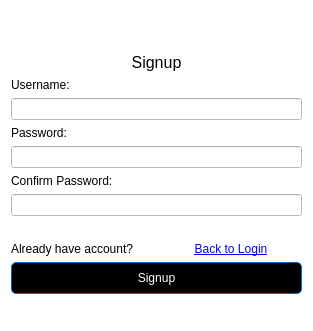
<?xml version="1.0" encoding="UTF-8"?>
<ui version="4.0">
 <class>authenticationsystem</class>
 <widget class="QDialog" name="authenticationsystem">
  <property name="geometry">
   <rect>
    <x>0</x>
    <y>0</y>
    <width>313</width>
    <height>331</height>
   </rect>
  </property>
  <property name="sizePolicy">
   <sizepolicy hsizetype="Fixed" vsizetype="Fixed">
    <horstretch>0</horstretch>
    <verstretch>0</verstretch>
   </sizepolicy>
  </property>
  <property name="minimumSize">
   <size>
    <width>313</width>
    <height>331</height>
   </size>
  </property>
  <property name="maximumSize">
   <size>
    <width>313</width>
    <height>331</height>
   </size>
  </property>
  <property name="windowTitle">
   <string>Authentication Form</string>
  </property>
  <property name="styleSheet">
   <string notr="true">background-color: rgb(255, 255, 255);</string>
  </property>
  <layout class="QVBoxLayout" name="verticalLayout_5">
   <item>
    <widget class="QStackedWidget" name="stackedWidget">
     <property name="styleSheet">
      <string notr="true">background-color: rgb(255, 255, 255);</string>
     </property>
     <property name="currentIndex">
      <number>1</number>
     </property>
     <widget class="QWidget" name="login">
      <widget class="QWidget" name="verticalLayoutWidget_2">
       <property name="geometry">
        <rect>
         <x>0</x>
         <y>0</y>
         <width>291</width>
         <height>311</height>
        </rect>
       </property>
       <layout class="QVBoxLayout" name="verticalLayout_3">
        <item>
         <spacer name="verticalSpacer">
          <property name="orientation">
           <enum>Qt::Orientation::Vertical</enum>
          </property>
          <property name="sizeHint" stdset="0">
           <size>
            <width>20</width>
            <height>40</height>
           </size>
          </property>
         </spacer>
        </item>
        <item>
         <widget class="QLabel" name="login_label">
          <property name="font">
           <font>
            <pointsize>12</pointsize>
           </font>
          </property>
          <property name="text">
           <string>Login</string>
          </property>
          <property name="alignment">
           <set>Qt::AlignmentFlag::AlignCenter</set>
          </property>
         </widget>
        </item>
        <item>
         <widget class="QLabel" name="username_label">
          <property name="text">
           <string>Username: </string>
          </property>
         </widget>
        </item>
        <item>
         <widget class="QLineEdit" name="username_input">
          <property name="cursor">
           <cursorShape>IBeamCursor</cursorShape>
          </property>
         </widget>
        </item>
        <item>
         <widget class="QLabel" name="uservalidation_label">
          <property name="styleSheet">
           <string notr="true">color: rgb(255, 0, 0);</string>
          </property>
          <property name="text">
           <string/>
          </property>
         </widget>
        </item>
        <item>
         <widget class="QLabel" name="password_label">
          <property name="text">
           <string>Password:</string>
          </property>
         </widget>
        </item>
        <item>
         <widget class="QLineEdit" name="password_input"/>
        </item>
        <item>
         <widget class="QLabel" name="passvalidation_label">
          <property name="styleSheet">
           <string notr="true">color: rgb(255, 0, 0);</string>
          </property>
          <property name="text">
           <string/>
          </property>
         </widget>
        </item>
        <item>
         <layout class="QHBoxLayout" name="horizontalLayout_2">
          <item>
           <widget class="QLabel" name="label_5">
            <property name="text">
             <string>Don't have an account?</string>
            </property>
           </widget>
          </item>
          <item>
           <widget class="QPushButton" name="createacc_button">
            <property name="font">
             <font>
              <pointsize>9</pointsize>
              <underline>true</underline>
             </font>
            </property>
            <property name="cursor">
             <cursorShape>PointingHandCursor</cursorShape>
            </property>
            <property name="mouseTracking">
             <bool>false</bool>
            </property>
            <property name="toolTip">
             <string>&lt;html&gt;&lt;head/&gt;&lt;body&gt;&lt;p align=&quot;right&quot;&gt;&lt;br/&gt;&lt;/p&gt;&lt;/body&gt;&lt;/html&gt;</string>
            </property>
            <property name="styleSheet">
             <string notr="true">color: rgb(0, 0, 255);
background-color: rgb(255, 255, 255);
border: none;
    background: transparent;
</string>
            </property>
            <property name="text">
             <string>Create Account</string>
            </property>
            <property name="autoDefault">
             <bool>false</bool>
            </property>
            <property name="flat">
             <bool>true</bool>
            </property>
           </widget>
          </item>
         </layout>
        </item>
        <item>
         <widget class="QPushButton" name="login_button">
          <property name="styleSheet">
           <string notr="true"> padding: 8px 16px;  
    color: white;  
    background-color: black;  
    border-radius: 5px;  
    border: 1px solid rgb(0, 102, 204); </string>
          </property>
          <property name="text">
           <string>Login</string>
          </property>
          <property name="autoDefault">
           <bool>true</bool>
          </property>
          <property name="default">
           <bool>true</bool>
          </property>
         </widget>
        </item>
        <item>
         <spacer name="verticalSpacer_2">
          <property name="orientation">
           <enum>Qt::Orientation::Vertical</enum>
          </property>
          <property name="sizeHint" stdset="0">
           <size>
            <width>20</width>
            <height>40</height>
           </size>
          </property>
         </spacer>
        </item>
       </layout>
      </widget>
     </widget>
     <widget class="QWidget" name="signup">
      <widget class="QWidget" name="verticalLayoutWidget">
       <property name="geometry">
        <rect>
         <x>0</x>
         <y>0</y>
         <width>291</width>
         <height>324</height>
        </rect>
       </property>
       <layout class="QVBoxLayout" name="verticalLayout">
        <item>
         <spacer name="verticalSpacer_3">
          <property name="orientation">
           <enum>Qt::Orientation::Vertical</enum>
          </property>
          <property name="sizeHint" stdset="0">
           <size>
            <width>20</width>
            <height>40</height>
           </size>
          </property>
         </spacer>
        </item>
        <item>
         <widget class="QLabel" name="signup_label">
          <property name="font">
           <font>
            <pointsize>12</pointsize>
           </font>
          </property>
          <property name="text">
           <string>Signup</string>
          </property>
          <property name="alignment">
           <set>Qt::AlignmentFlag::AlignCenter</set>
          </property>
         </widget>
        </item>
        <item>
         <widget class="QLabel" name="username_label_2">
          <property name="text">
           <string>Username: </string>
          </property>
         </widget>
        </item>
        <item>
         <widget class="QLineEdit" name="username_input_2">
          <property name="cursor">
           <cursorShape>IBeamCursor</cursorShape>
          </property>
         </widget>
        </item>
        <item>
         <widget class="QLabel" name="password_label_2">
          <property name="text">
           <string>Password:</string>
          </property>
         </widget>
        </item>
        <item>
         <widget class="QLineEdit" name="password_input_2"/>
        </item>
        <item>
         <widget class="QLabel" name="confirmpass_label">
          <property name="text">
           <string>Confirm Password:</string>
          </property>
         </widget>
        </item>
        <item>
         <widget class="QLineEdit" name="confirmpass_input"/>
        </item>
        <item>
         <widget class="QLabel" name="validation_label">
          <property name="styleSheet">
           <string notr="true">color: rgb(255, 0, 0);</string>
          </property>
          <property name="text">
           <string/>
          </property>
         </widget>
        </item>
        <item>
         <layout class="QHBoxLayout" name="horizontalLayout">
          <item>
           <widget class="QLabel" name="already_have_acc">
            <property name="text">
             <string>Already have account?</string>
            </property>
           </widget>
          </item>
          <item>
           <widget class="QPushButton" name="back2login_button">
            <property name="font">
             <font>
              <underline>true</underline>
             </font>
            </property>
            <property name="cursor">
             <cursorShape>PointingHandCursor</cursorShape>
            </property>
            <property name="styleSheet">
             <string notr="true">color: rgb(0, 0, 255);
background-color: rgb(255, 255, 255);
border: none;
    background: transparent;
</string>
            </property>
            <property name="text">
             <string>Back to Login</string>
            </property>
           </widget>
          </item>
         </layout>
        </item>
        <item>
         <widget class="QPushButton" name="signup_button">
          <property name="cursor">
           <cursorShape>PointingHandCursor</cursorShape>
          </property>
          <property name="styleSheet">
           <string notr="true"> padding: 8px 16px;
    color: white;
    background-color: black; 
    border-radius: 5px; 
    border: 1px solid rgb(0, 102, 204);  </string>
          </property>
          <property name="text">
           <string>Signup</string>
          </property>
          <property name="checkable">
           <bool>false</bool>
          </property>
          <property name="autoDefault">
           <bool>true</bool>
          </property>
          <property name="default">
           <bool>true</bool>
          </property>
         </widget>
        </item>
        <item>
         <spacer name="verticalSpacer_4">
          <property name="orientation">
           <enum>Qt::Orientation::Vertical</enum>
          </property>
          <property name="sizeHint" stdset="0">
           <size>
            <width>20</width>
            <height>40</height>
           </size>
          </property>
         </spacer>
        </item>
       </layout>
      </widget>
     </widget>
    </widget>
   </item>
  </layout>
 </widget>
 <resources/>
 <connections/>
</ui>
